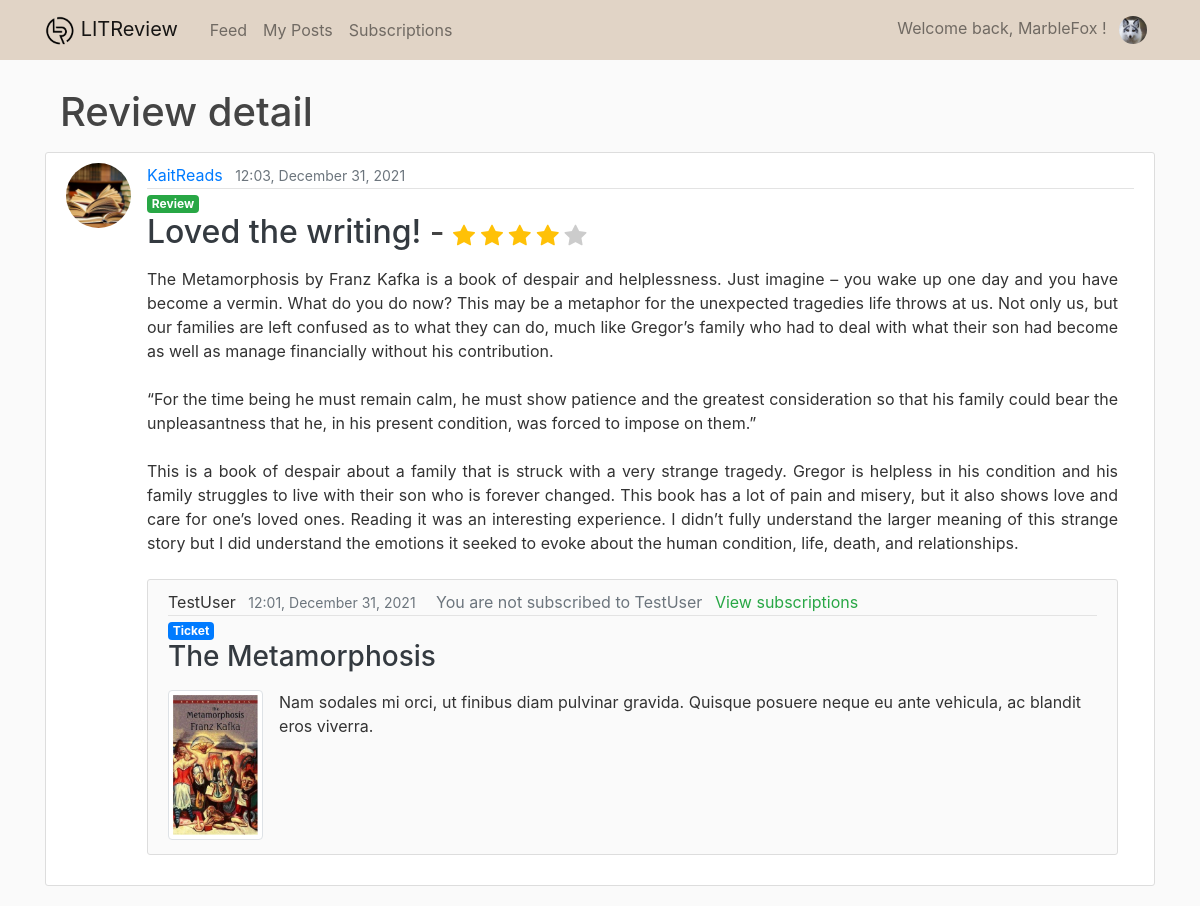
/review/46/detail (signed in), run on an earlier commit of the app's database.
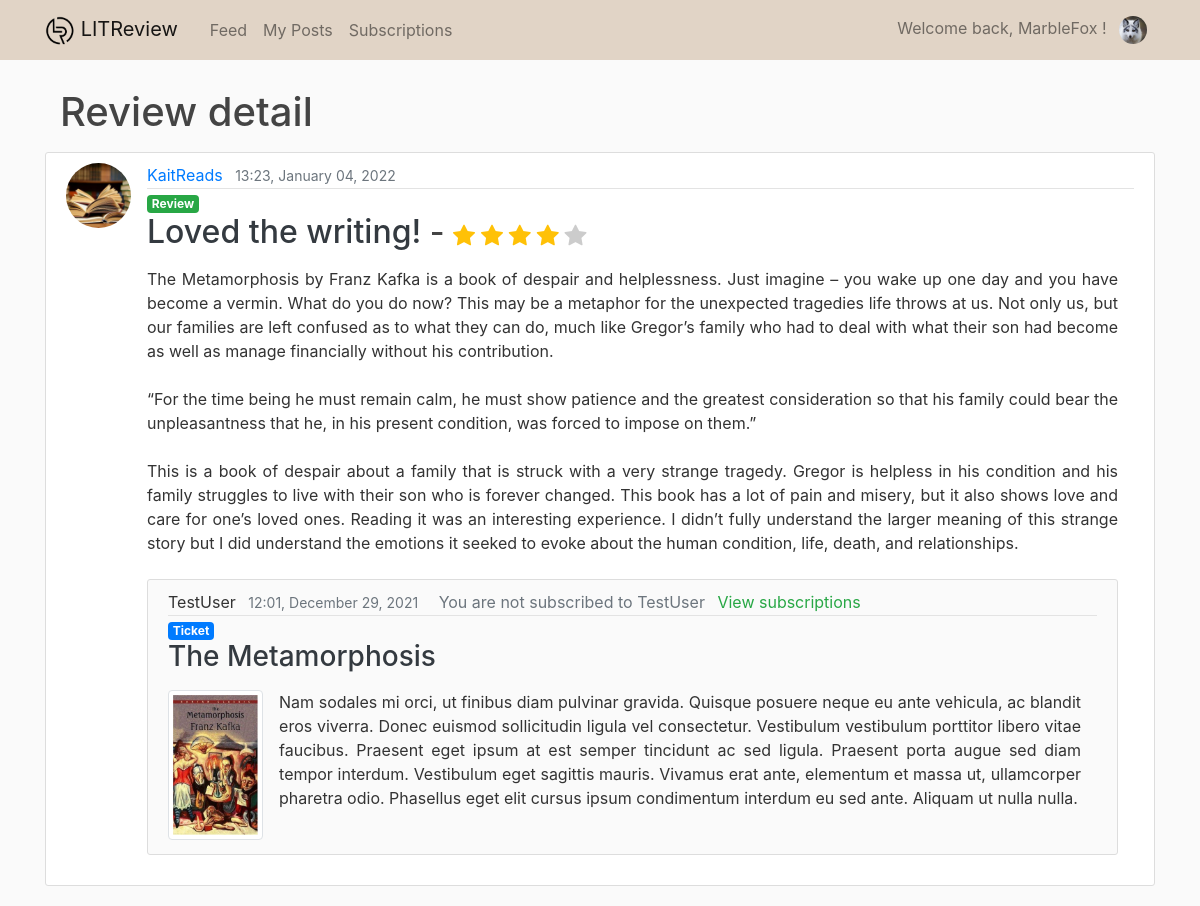
And on a later commit of the database.
### reviews/models.py (models this page shows, shortened)
class Review(models.Model):
    ticket = models.ForeignKey(to=Ticket, on_delete=models.CASCADE)
    rating = models.PositiveSmallIntegerField(validators=[MinValueValidator(1), MaxValueValidator(5)])
    headline = models.CharField(max_length=128)
    body = models.TextField(max_length=8192, blank=True)
    user = models.ForeignKey(
        to=settings.AUTH_USER_MODEL, on_delete=models.CASCADE)
    time_created = models.DateTimeField(default=timezone.now)

class Ticket(models.Model):
    title = models.CharField(max_length=128)
    description = models.TextField(max_length=2048, blank=True)
    user = models.ForeignKey(
        to=settings.AUTH_USER_MODEL, on_delete=models.CASCADE)
    time_created = models.DateTimeField(default=timezone.now)
    image = models.ImageField(blank=True, null=True, upload_to='reviews_img')
    if image is True:
        def save(self, *args, **kwargs):
            super().save()
            img = ImageOps.contain(
                Image.open(self.image.path),
                (200, 200),
                method=3
            )
            img.save(self.image.path)

### users/models.py (models this page shows, shortened)
class Profile(models.Model):
    user = models.OneToOneField(User, on_delete=models.CASCADE)
    image = models.ImageField(default='default.jpg', upload_to='profile_pics')

### reviews/views.py (the view)
# urls.py: path('review/<int:pk>/detail', views.review_detail, name='review-detail'),
@login_required
def review_detail(request, pk):
    review = get_object_or_404(Review, id=pk)
    followed_users = get_user_follows(request.user)
    context = {
        'post': review,
        'title': 'Review detail',
        'followed_users': followed_users
    }
    return render(request, 'reviews/post_detail.html', context)

### reviews/utils.py (called while the page is built)
def get_user_follows(user):
    follows = UserFollow.objects.filter(user=user)
    followed_users = []
    for follow in follows:
        followed_users.append(follow.followed_user)
    return followed_users

### reviews/templates/reviews/post_detail.html
{% extends "reviews/_base.html" %}
{% block content %}
<div class="container">
  <div class="row mb-2">
    <h1 class="col-8 py-2 mb-0">{{ title }}</h1>
  </div>
</div>
{% if title == 'Ticket detail' %}
  {% include 'reviews/ticket_snippet.html' %}
{% elif title == 'Review detail' %}
  {% include 'reviews/review_snippet.html' %}
{% endif %}
{% endblock content %}

### reviews/templates/reviews/review_snippet.html (shortened to what this page needs)
<article class="media content-section">
  <img class="rounded-circle article-img" src="{{ post.user.profile.image.url }}"
       alt="{{ post.user.username }} profile picture">
  <div class="media-body">
    <div class="article-metadata">
      {% if post.user != user %}
        {% if post.user in followed_users %}
          <a class="mr-2 mb-0" href="{% url 'user-posts' post.user.id %}">{{ post.user }}</a>
        {% else %}
          <p class="mr-2 mb-0" style="display:inline">{{ post.user }}</p>
        {% endif %}
      {% else %}
        <a class="mr-2 mb-0" href="{% url 'my-posts' %}">{{ post.user }}</a>
      {% endif %}
      <small class="text-muted">{{ post.time_created|date:"H:i, F d, Y" }}</small>
    </div>
    <h6 class="mb-0"><span class="badge badge-success">Review</span></h6>
    <h2 class="mt-0">
      <a class="text-dark" href="{% url 'review-detail' post.id %}">{{ post.headline }}</a> -
      <p class="star-rating-{{ post.rating }}" id="stars">
        <i class="bi bi-star-fill"></i>
        <i class="bi bi-star-fill"></i>
        <i class="bi bi-star-fill"></i>
        <i class="bi bi-star-fill"></i>
        <i class="bi bi-star-fill"></i>
      </p>
    </h2>
    <div class="review-body">
      <p class="article-content text-justify mt-3 mr-3">{{ post.body }}</p>
    </div>
    <article class="media content-section mr-3 mt-4" id="replied-ticket">
      <div class="media-body">
        <div class="article-metadata">
          {% if post.ticket.user != user %}
            {% if post.ticket.user in followed_users %}
              <a class="mr-2 mb-0" href="{% url 'user-posts' post.ticket.user.id %}">{{ post.ticket.user }}</a>
            {% else %}
              <p class="mr-2 mb-0" style="display:inline">{{ post.ticket.user }}</p>
            {% endif %}
          {% else %}
            <a class="mr-2 mb-0" href="{% url 'my-posts' %}">{{ post.ticket.user }}</a>
          {% endif %}
          <small class="text-muted">{{ post.ticket.time_created|date:"H:i, F d, Y" }}</small>
          {% if post.ticket.user == user %}
            <a class="ml-3 text-primary" href="{% url 'ticket-update' post.ticket.id %}">Update</a>
            <a class="ml-2 text-danger" href="{% url 'ticket-delete' post.ticket.id %}">Delete</a>
          {% elif post.ticket.user not in followed_users %}
            <div class="ml-3 text-muted" style="display:inline">
              You are not subscribed to {{ post.ticket.user }}
              <a class="ml-2 text-success" href="{% url 'subscriptions' %}">View subscriptions</a>
            </div>
          {% endif %}
        </div>
        <h6 class="mb-0"><span class="badge badge-primary">Ticket</span></h6>
        <h3 class="mt-0">
          <a class="text-dark" href="{% url 'ticket-detail' post.ticket.id %}">{{ post.ticket.title }}</a>
        </h3>
        <div class="ticket-description">
          {% if post.ticket.image %}
            <img class="img-thumbnail float-left mb-1 mr-3" src="{{ post.ticket.image.url }}"
                 alt="{{ post.ticket.title }}">
          {% endif %}
          <p class="article-content text-justify mt-3 mr-3">{{ post.ticket.description }}</p>
        </div>
      </div>
    </article>
  </div>
</article>

What changed in the data, as far as the page shows it:
changed Review "Loved the writing!": time_created "12:03, December 31, 2021" → "13:23, January 04, 2022"; ticket.time_created "12:01, December 31, 2021" → "12:01, December 29, 2021"; ticket.description "Nam sodales mi orci, ut finibus diam pulvinar gravida. Quisque posuere neque eu ante vehicula, ac blandit eros viverra." → "…ac blandit eros viverra. Donec euismod sollicitudin ligula vel consectetur. Vestibulum vestibulum porttitor libero vitae faucibus. Praesent eget ipsum at est semper tincidunt ac sed ligula. Praesent porta augue sed diam tempor interdum. Vestibulum eget sagittis mauris. Vivamus erat ante, elementum et massa ut, ullamcorper pharetra odio. Phasellus eget elit cursus ipsum condimentum interdum eu sed ante. Aliquam ut nulla nulla."
